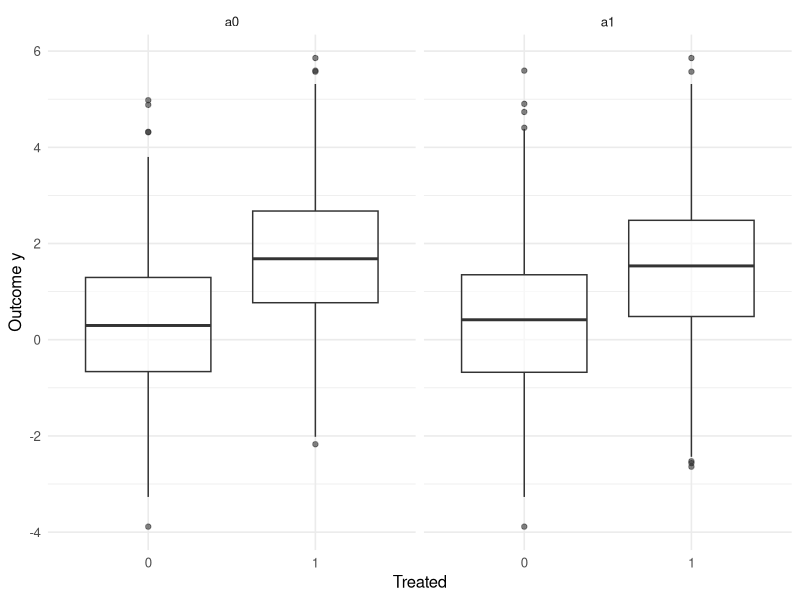

The R source for this figure:
# ============================================================
# Biostatistics Courses
# Course 3 — Week 3, Session 5: G-methods, IV, DiD, RDD; HTE
# ============================================================

# --- 0. Setup --------------------------------------------------
library(tidyverse)
library(broom)
set.seed(42)
theme_set(theme_minimal(base_size = 12))

# --- 1. Goal ---------------------------------------------------
# Show that IPTW (a g-method) handles time-varying confounding
# where naive regression fails.

# --- 2. Data ---------------------------------------------------
n <- 2000
df <- tibble(
  l0 = rnorm(n),
  a0 = rbinom(n, 1, plogis(0.2 * l0)),
  l1 = rnorm(n, mean = 0.5 * a0 + 0.3 * l0),
  a1 = rbinom(n, 1, plogis(0.3 * l1 + 0.2 * a0)),
  y  = 1.0 * a0 + 0.8 * a1 + 0.5 * l0 + 0.5 * l1 + rnorm(n)
)

# --- 3. Visualise ----------------------------------------------
print(
  df |>
    pivot_longer(c(a0, a1)) |>
    ggplot(aes(factor(value), y)) +
    geom_boxplot(alpha = 0.6) +
    facet_wrap(~ name) +
    labs(x = "Treated", y = "Outcome y")
)

# --- 4. Assumptions --------------------------------------------
# Positivity (both treatment levels possible at every covariate value)
# and no unmeasured confounding.

# --- 5. Conduct / Fit ------------------------------------------
naive <- lm(y ~ a0 + a1 + l0 + l1, data = df)
print(tidy(naive, conf.int = TRUE) |> filter(term %in% c("a0", "a1")))

num0 <- glm(a0 ~ 1,          data = df, family = binomial)
den0 <- glm(a0 ~ l0,         data = df, family = binomial)
num1 <- glm(a1 ~ a0,         data = df, family = binomial)
den1 <- glm(a1 ~ a0 + l0 + l1, data = df, family = binomial)
w0 <- ifelse(df$a0 == 1, fitted(num0), 1 - fitted(num0)) /
      ifelse(df$a0 == 1, fitted(den0), 1 - fitted(den0))
w1 <- ifelse(df$a1 == 1, fitted(num1), 1 - fitted(num1)) /
      ifelse(df$a1 == 1, fitted(den1), 1 - fitted(den1))
df$sw <- w0 * w1
msm <- lm(y ~ a0 + a1, data = df, weights = sw)
print(tidy(msm, conf.int = TRUE) |> filter(term %in% c("a0", "a1")))

# --- 6. Report -------------------------------------------------
cat("Summary of stabilised weights:\n")
print(summary(df$sw))
